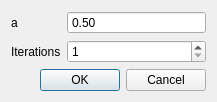
<?xml version="1.0" encoding="UTF-8"?>
<!--
 Copyright ©2017 Brian Curless.  All rights reserved.  Permission is hereby
 granted to students registered for University of Washington CSE 457 or CSE
 557 for use solely during Autumn Quarter 2017 for purposes of the course.
 No other use, copying, distribution, or modification is permitted without
 prior written consent. Copyrights for third-party components of this work
 must be honored.  Instructors interested in reusing these course materials
 should contact the author.
 -->
<ui version="4.0">
 <class>FilterDialog</class>
 <widget class="QDialog" name="FilterDialog">
  <property name="geometry">
   <rect>
    <x>0</x>
    <y>0</y>
    <width>217</width>
    <height>99</height>
   </rect>
  </property>
  <property name="windowTitle">
   <string>Mesh Filter</string>
  </property>
  <layout class="QVBoxLayout" name="verticalLayout">
   <item>
    <layout class="QFormLayout" name="form_layout">
     <item row="0" column="0">
      <widget class="QLabel" name="a_label">
       <property name="text">
        <string>a</string>
       </property>
      </widget>
     </item>
     <item row="0" column="1">
      <widget class="QDoubleSpinBox" name="a_spinbox">
       <property name="buttonSymbols">
        <enum>QAbstractSpinBox::NoButtons</enum>
       </property>
       <property name="minimum">
        <double>-0.500000000000000</double>
       </property>
       <property name="maximum">
        <double>0.500000000000000</double>
       </property>
       <property name="singleStep">
        <double>0.010000000000000</double>
       </property>
       <property name="value">
        <double>0.500000000000000</double>
       </property>
      </widget>
     </item>
     <item row="1" column="0">
      <widget class="QLabel" name="it_label">
       <property name="text">
        <string>Iterations</string>
       </property>
      </widget>
     </item>
     <item row="1" column="1">
      <widget class="QSpinBox" name="it_spinbox">
       <property name="minimum">
        <number>1</number>
       </property>
       <property name="maximum">
        <number>100</number>
       </property>
      </widget>
     </item>
    </layout>
   </item>
   <item>
    <widget class="QDialogButtonBox" name="button_box">
     <property name="orientation">
      <enum>Qt::Horizontal</enum>
     </property>
     <property name="standardButtons">
      <set>QDialogButtonBox::Cancel|QDialogButtonBox::Ok</set>
     </property>
    </widget>
   </item>
  </layout>
 </widget>
 <resources/>
 <connections>
  <connection>
   <sender>button_box</sender>
   <signal>accepted()</signal>
   <receiver>FilterDialog</receiver>
   <slot>accept()</slot>
   <hints>
    <hint type="sourcelabel">
     <x>174</x>
     <y>89</y>
    </hint>
    <hint type="destinationlabel">
     <x>157</x>
     <y>98</y>
    </hint>
   </hints>
  </connection>
  <connection>
   <sender>button_box</sender>
   <signal>rejected()</signal>
   <receiver>FilterDialog</receiver>
   <slot>reject()</slot>
   <hints>
    <hint type="sourcelabel">
     <x>174</x>
     <y>89</y>
    </hint>
    <hint type="destinationlabel">
     <x>183</x>
     <y>98</y>
    </hint>
   </hints>
  </connection>
 </connections>
</ui>
